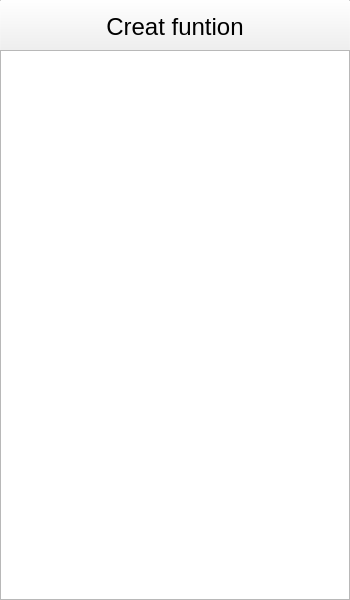
<?xml version="1.0" encoding="UTF-8"?>
<ui version="4.0">
 <class>controler</class>
 <widget class="QWidget" name="controler">
  <property name="geometry">
   <rect>
    <x>0</x>
    <y>0</y>
    <width>350</width>
    <height>600</height>
   </rect>
  </property>
  <property name="sizePolicy">
   <sizepolicy hsizetype="Preferred" vsizetype="Preferred">
    <horstretch>0</horstretch>
    <verstretch>0</verstretch>
   </sizepolicy>
  </property>
  <property name="windowTitle">
   <string>Form</string>
  </property>
  <widget class="QToolButton" name="toolButton">
   <property name="geometry">
    <rect>
     <x>-1</x>
     <y>-1</y>
     <width>352</width>
     <height>56</height>
    </rect>
   </property>
   <property name="font">
    <font>
     <family>Arial</family>
     <pointsize>18</pointsize>
     <bold>false</bold>
    </font>
   </property>
   <property name="text">
    <string>Creat funtion</string>
   </property>
  </widget>
  <widget class="QListWidget" name="listWidget">
   <property name="geometry">
    <rect>
     <x>0</x>
     <y>50</y>
     <width>350</width>
     <height>550</height>
    </rect>
   </property>
   <property name="sizePolicy">
    <sizepolicy hsizetype="Expanding" vsizetype="Expanding">
     <horstretch>0</horstretch>
     <verstretch>0</verstretch>
    </sizepolicy>
   </property>
  </widget>
 </widget>
 <resources/>
 <connections/>
</ui>
